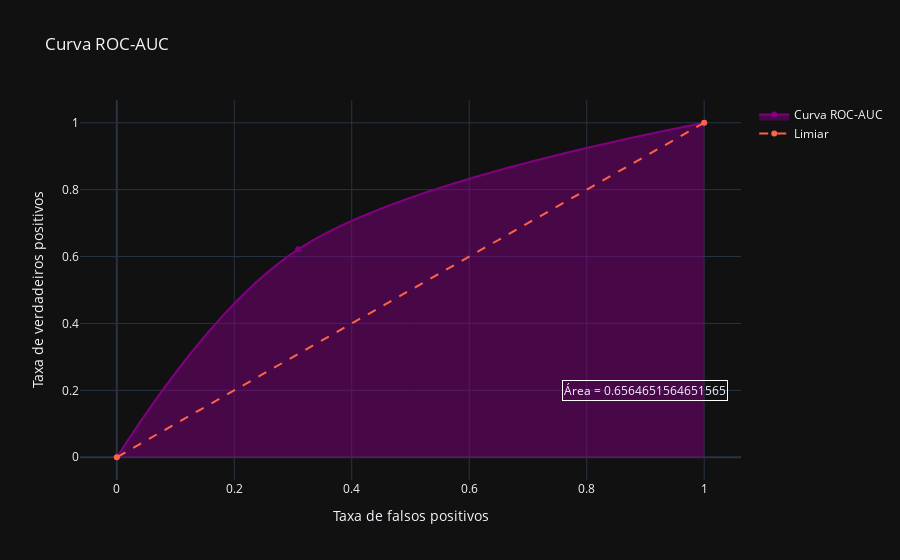

Source (notebook cell):
### Code cell
fig = go.Figure()

fig.add_traces(go.Scatter(x=fpr,
                          y=tpr,
                          name = 'Curva ROC-AUC',
                          marker_color = 'purple',
                          fill = 'tozeroy',
                          line = dict(shape = 'spline')))

fig.add_traces(go.Scatter(x=[1,0],
                          y=[1,0],
                          name = 'Limiar',
                          line = dict(dash='dash',
                                      color = 'tomato')))

fig.add_annotation(text=f'Área = {curva_roc}',
                   y= 0.2,
                   x = 0.9,
                   showarrow = False,
                   bordercolor='white')

fig.update_layout(title_text = 'Curva ROC-AUC',
                  xaxis_title = 'Taxa de falsos positivos',
                  yaxis_title = 'Taxa de verdadeiros positivos',)

fig.show()

### Figure 1 — Plotly figure (JSON) as saved in the notebook; plotly's stock layout.template omitted (floating-point values rounded to 4 significant figures)
{"data": [{"fill": "tozeroy", "line": {"shape": "spline"}, "marker": {"color": "purple"}, "name": "Curva ROC-AUC", "x": [0.0, 0.3087, 1.0], "y": [0.0, 0.6216, 1.0], "type": "scatter"}, {"line": {"color": "tomato", "dash": "dash"}, "name": "Limiar", "x": [1, 0], "y": [1, 0], "type": "scatter"}], "layout": {"annotations": [{"bordercolor": "white", "showarrow": false, "text": "Área = 0.6564651564651565", "x": 0.9, "y": 0.2}], "title": {"text": "Curva ROC-AUC"}, "xaxis": {"title": {"text": "Taxa de falsos positivos"}}, "yaxis": {"title": {"text": "Taxa de verdadeiros positivos"}}}}
